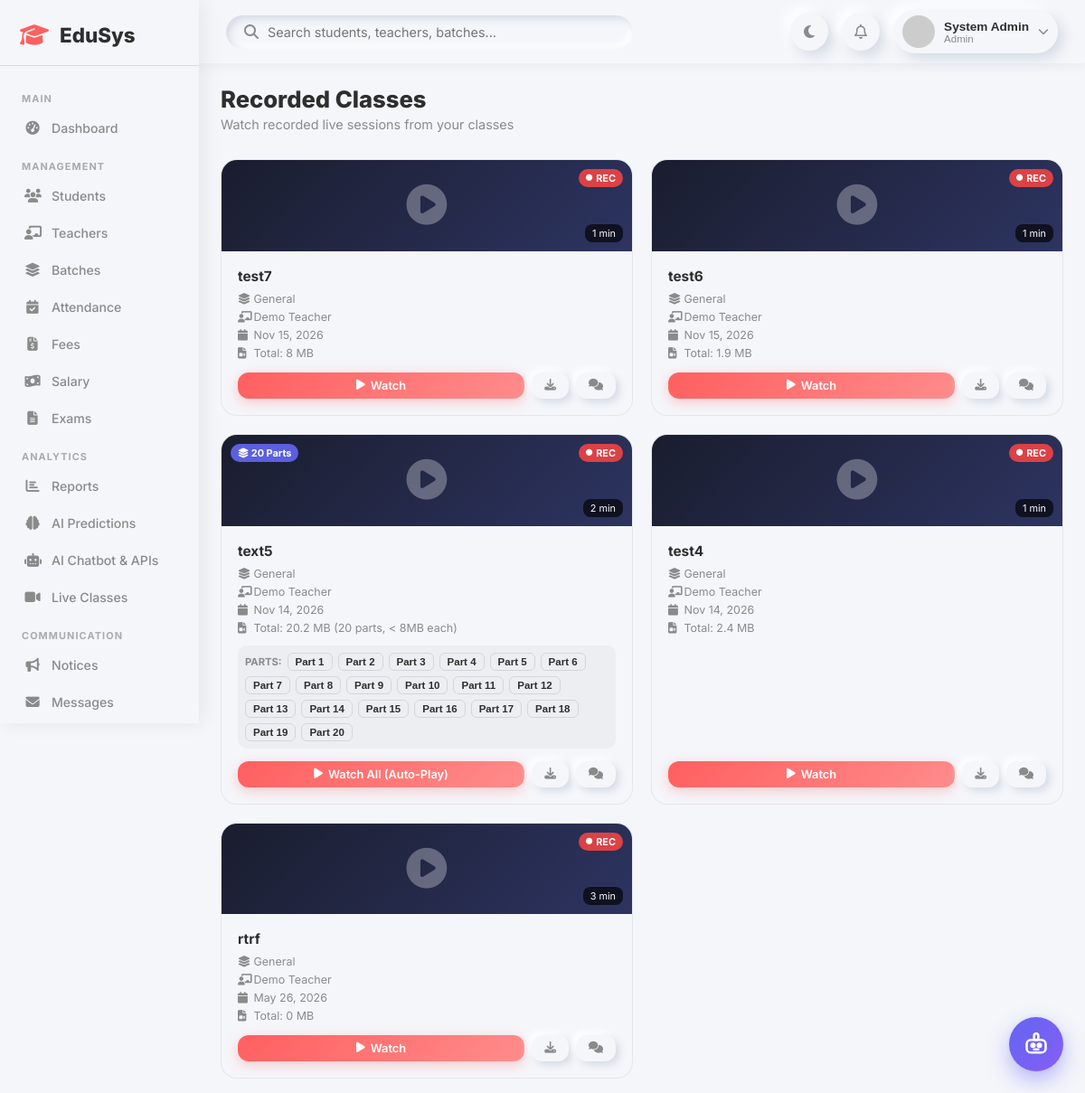
Screenshot of /recorded_classes.php (signed in) with the database file from the repository.
### tables this page shows
CREATE TABLE `recordings` (
  `id` int(11) NOT NULL,
  `class_id` int(11) NOT NULL,
  `file_path` varchar(500) NOT NULL,
  `file_size` bigint(20) DEFAULT 0,
  `created_at` timestamp NOT NULL DEFAULT current_timestamp()
);

CREATE TABLE `live_classes` (
  `id` int(11) NOT NULL,
  `title` varchar(200) DEFAULT NULL,
  `batch_id` int(11) DEFAULT NULL,
  `teacher_id` int(11) DEFAULT NULL,
  `room_id` varchar(100) DEFAULT NULL,
  `scheduled_at` datetime DEFAULT NULL,
  `duration_minutes` int(11) DEFAULT 60,
  `status` enum('scheduled','live','ended') DEFAULT 'scheduled',
  `recording_url` varchar(255) DEFAULT NULL,
  `created_at` timestamp NOT NULL DEFAULT current_timestamp(),
  `end_time` datetime DEFAULT NULL,
  `start_time` datetime DEFAULT NULL
);

CREATE TABLE `users` (
  `id` int(11) NOT NULL,
  `name` varchar(150) NOT NULL,
  `email` varchar(150) NOT NULL,
  `password` varchar(255) NOT NULL,
  `role` enum('admin','teacher','student') NOT NULL DEFAULT 'student',
  `avatar` varchar(255) DEFAULT NULL,
  `status` enum('active','inactive','pending') DEFAULT 'active',
  `created_at` timestamp NOT NULL DEFAULT current_timestamp(),
  `updated_at` timestamp NOT NULL DEFAULT current_timestamp() ON UPDATE current_timestamp()
);

### recorded_classes.php (the view, shortened to what this page needs)
<?php
require_once __DIR__ . '/includes/header.php';
$uid  = $_SESSION['user_id'];
$role = $_SESSION['role'];
$filter_class = (int)($_GET['class_id'] ?? 0);
if ($role === 'teacher') {
    $tid = $conn->query("SELECT id FROM teachers WHERE user_id=$uid")->fetch_assoc()['id'] ?? 0;
    $sql = "
        SELECT r.*, lc.title as class_title, lc.status as class_status,
               lc.start_time, lc.end_time, b.name as batch_name,
               u.name as teacher_name
        FROM recordings r
        JOIN live_classes lc ON r.class_id=lc.id
        LEFT JOIN batches b ON lc.batch_id=b.id
        LEFT JOIN teachers t ON lc.teacher_id=t.id
        LEFT JOIN users u ON t.user_id=u.id
        WHERE lc.teacher_id=$tid
        " . ($filter_class ? " AND r.class_id=$filter_class" : "") . "
        ORDER BY lc.id DESC, r.id ASC
    ";
} else {
    $sql = "
        SELECT r.*, lc.title as class_title, lc.status as class_status,
               lc.start_time, lc.end_time, b.name as batch_name,
               u.name as teacher_name
        FROM recordings r
        JOIN live_classes lc ON r.class_id=lc.id
        LEFT JOIN batches b ON lc.batch_id=b.id
        LEFT JOIN teachers t ON lc.teacher_id=t.id
        LEFT JOIN users u ON t.user_id=u.id
        " . ($filter_class ? "WHERE r.class_id=$filter_class" : "") . "
        ORDER BY lc.id DESC, r.id ASC
    ";
}
$recordings = $conn->query($sql);
$classes = [];
if ($recordings && $recordings->num_rows > 0) {
    while ($row = $recordings->fetch_assoc()) {
        $cid = (int)$row['class_id'];
        if (!isset($classes[$cid])) {
            $classes[$cid] = [
                'class_id'     => $cid,
                'class_title'  => $row['class_title'] ?? 'Live Class',
                'class_status' => $row['class_status'] ?? 'ended',
                'start_time'   => $row['start_time'],
                'end_time'     => $row['end_time'],
                'batch_name'   => $row['batch_name'] ?? 'General',
                'teacher_name' => $row['teacher_name'] ?? 'Teacher',
                'created_at'   => $row['created_at'],
                'total_size'   => 0,
                'parts'        => []
            ];
        }
        $fsize = (int)($row['file_size'] ?? 0);
        $classes[$cid]['total_size'] += $fsize;
        $classes[$cid]['parts'][] = [
            'id'        => (int)$row['id'],
            'file_path' => $row['file_path'],
            'url'       => BASE_URL . $row['file_path'],
            'size'      => $fsize,
            'size_mb'   => $fsize > 0 ? (round($fsize / 1024 / 1024, 1) . ' MB') : '0 MB',
            'created_at'=> $row['created_at']
        ];
    }
}
?>
<div class="page-header">
    <div><h1>Recorded Classes</h1><p>Watch recorded live sessions from your classes</p></div>
</div>
<?php if (empty($classes)): ?>
<div class="table-card" style="text-align:center;padding:50px;">
    <i class="fa-solid fa-circle-play" style="font-size:3rem;color:var(--text-secondary);margin-bottom:16px;"></i>
    <h3 style="color:var(--text-secondary);">No recordings available yet</h3>
    <p style="color:var(--text-secondary);font-size:0.88rem;margin-top:8px;">Recordings will appear here after live classes are recorded and saved.</p>
</div>
<?php else: ?>
<div style="display:grid;grid-template-columns:repeat(auto-fill,minmax(320px,1fr));gap:20px;">
    <?php foreach ($classes as $class_item):
        $parts_count = count($class_item['parts']);
        $total_size_mb = $class_item['total_size'] > 0 ? (round($class_item['total_size'] / 1024 / 1024, 1) . ' MB') : '';
        $duration_min = '';
        if ($class_item['start_time'] && $class_item['end_time']) {
            $diff = (strtotime($class_item['end_time']) - strtotime($class_item['start_time']));
            $duration_min = round($diff / 60) . ' min';
        }
        $parts_json = htmlspecialchars(json_encode($class_item['parts']), ENT_QUOTES, 'UTF-8');
        $first_part_url = $class_item['parts'][0]['url'] ?? '#';
    ?>
    <div style="background:var(--background);border-radius:18px;box-shadow:var(--neu-md);overflow:hidden;display:flex;flex-direction:column;border:1px solid rgba(100,100,100,0.1);">
        <div style="background:linear-gradient(135deg,#1a1d2e,#2d3461);padding:28px 20px;display:flex;align-items:center;justify-content:center;position:relative;">
            <i class="fa-solid fa-circle-play" style="font-size:2.8rem;color:rgba(255,255,255,.3);"></i>
            <span style="position:absolute;top:10px;right:10px;background:rgba(239,68,68,.9);color:#fff;border-radius:10px;padding:3px 8px;font-size:0.68rem;font-weight:700;display:flex;align-items:center;gap:4px;">
                <i class="fa-solid fa-circle" style="font-size:0.45rem;"></i> REC
            </span>
            <?php if ($parts_count > 1): ?>
            <span style="position:absolute;top:10px;left:10px;background:rgba(99,102,241,0.9);color:#fff;border-radius:10px;padding:3px 8px;font-size:0.68rem;font-weight:700;">
                <i class="fa-solid fa-layer-group"></i> <?= $parts_count ?> Parts
            </span>
            <?php endif; ?>
            <?php if ($duration_min): ?>
            <span style="position:absolute;bottom:10px;right:10px;background:rgba(0,0,0,.65);color:#fff;border-radius:8px;padding:3px 8px;font-size:0.68rem;">
                <?= $duration_min ?>
            </span>
            <?php endif; ?>
        </div>
        <div style="padding:18px;flex:1;display:flex;flex-direction:column;">
            <h4 style="margin:0 0 8px;font-size:0.96rem;"><?= htmlspecialchars($class_item['class_title']) ?></h4>
            <div style="font-size:0.78rem;color:var(--text-secondary);display:flex;flex-direction:column;gap:5px;flex:1;">
                <span><i class="fa-solid fa-layer-group" style="width:14px;"></i> <?= htmlspecialchars($class_item['batch_name']) ?></span>
                <span><i class="fa-solid fa-chalkboard-user" style="width:14px;"></i> <?= htmlspecialchars($class_item['teacher_name']) ?></span>
                <span><i class="fa-solid fa-calendar" style="width:14px;"></i> <?= date('M d, Y', strtotime($class_item['created_at'])) ?></span>
                <?php if ($total_size_mb): ?>
                <span><i class="fa-solid fa-file-video" style="width:14px;"></i> Total: <?= $total_size_mb ?><?php if ($parts_count > 1): ?> (<?= $parts_count ?> parts, &lt; 8MB each)<?php endif; ?></span>
                <?php endif; ?>
            </div>
            <?php if ($parts_count > 1): ?>
            <div style="margin-top:12px;padding:8px;background:rgba(100,100,100,0.06);border-radius:10px;display:flex;flex-wrap:wrap;gap:6px;align-items:center;">
                <span style="font-size:0.7rem;font-weight:700;color:var(--text-secondary);text-transform:uppercase;">Parts:</span>
                <?php foreach ($class_item['parts'] as $pidx => $part): ?>
                <button onclick="playRecording(<?= htmlspecialchars(json_encode($class_item['class_title'])) ?>, '<?= $parts_json ?>', <?= $pidx ?>)"
                        style="padding:3px 8px;border-radius:6px;background:var(--surface);border:1px solid rgba(100,100,100,0.18);font-size:0.72rem;font-weight:600;cursor:pointer;color:var(--text);"
                        title="Play Part <?= $pidx + 1 ?> (<?= $part['size_mb'] ?>)">
                    Part <?= $pidx + 1 ?>
                </button>
                <?php endforeach; ?>
            </div>
            <?php endif; ?>
            <div style="margin-top:14px;display:flex;gap:8px;flex-wrap:wrap;">
                <button onclick="playRecording(<?= htmlspecialchars(json_encode($class_item['class_title'])) ?>, '<?= $parts_json ?>', 0)"
                        class="btn btn-primary btn-sm"
                        style="flex:1;text-align:center;display:flex;align-items:center;justify-content:center;gap:6px;">
                    <i class="fa-solid fa-play"></i> <?= $parts_count > 1 ? 'Watch All (Auto-Play)' : 'Watch' ?>
                </button>
                <a href="<?= $first_part_url ?>"
                   download
                   class="btn btn-outline btn-sm"
                   title="Download <?= $parts_count > 1 ? 'Part 1' : 'Recording' ?>">
                    <i class="fa-solid fa-download"></i>
                </a>
                <a href="<?= BASE_URL ?>live_class_room.php?class_id=<?= $class_item['class_id'] ?>&review=1"
                   class="btn btn-outline btn-sm"
                   title="View Classroom History">
                    <i class="fa-solid fa-comments"></i>
                </a>
            </div>
        </div>
    </div>
    <?php endforeach; ?>
</div>
<?php endif; ?>
<?php require_once __DIR__ . '/includes/footer.php'; ?>

### css/dashboard.css (style rules this page uses)
:root { --primary: #FF5F5F; --secondary: #6C63FF; --background: #F5F6FA; --text-primary: #2E2E2E; --text-secondary: #8A8A8A; --shadow-light: #ffffff; --shadow-dark: #d5dbe5; --neu: 6px 6px 14px var(--shadow-dark), -6px -6px 14px var(--shadow-light); --neu-sm: 4px 4px 8px var(--shadow-dark), -4px -4px 8px var(--shadow-light); --neu-in: inset 4px 4px 8px var(--shadow-dark), inset -4px -4px 8px var(--shadow-light); --success: #4CAF50; --danger: #FF5252; --warning: #FF9800; --info: #2196F3; --sidebar-width: 260px; }
* { margin: 0; padding: 0; box-sizing: border-box; }
body { font-family: 'Inter', sans-serif; background: var(--background); color: var(--text-primary); transition: background 0.3s, color 0.3s; }
.page-header { display: flex; justify-content: space-between; align-items: flex-start; margin-bottom: 30px; flex-wrap: wrap; gap: 15px; }
.page-header h1 { font-size: 1.6rem; font-weight: 800; }
.page-header p { color: var(--text-secondary); font-size: 0.9rem; margin-top: 4px; }
.btn { display: inline-flex; align-items: center; gap: 8px; padding: 10px 20px; border-radius: 12px; border: none; font-family: 'Inter', sans-serif; font-size: 0.88rem; font-weight: 600; cursor: pointer; transition: all 0.2s ease; text-decoration: none; }
.btn-primary { background: linear-gradient(135deg, var(--primary), #ff8c8c); color: white; box-shadow: 0 4px 14px rgba(255,95,95,0.3); }
.btn-outline { background: var(--background); box-shadow: var(--neu-sm); color: var(--text-secondary); }
.btn-sm { padding: 7px 14px; font-size: 0.8rem; }

### css/responsive.css (style rules this page uses)
@media (max-width: 1200px) { :root { --sidebar-width: 220px; } }

### includes/chatbot_widget.php (style rules this page uses)
:root { --edubot-primary: #6366f1; --edubot-primary-hover: #4f46e5; --edubot-secondary: #8b5cf6; --edubot-accent: #06b6d4; --edubot-bg: #ffffff; --edubot-surface: #f8fafc; --edubot-border: #e2e8f0; --edubot-text: #1e293b; --edubot-text-muted: #64748b; --edubot-bot-bubble: #f1f5f9; --edubot-bot-text: #1e293b; --edubot-user-bubble: linear-gradient(135deg, #6366f1, #8b5cf6); --edubot-shadow: 0 20px 45px -10px rgba(99, 102, 241, 0.25), 0 10px 20px -5px rgba(0, 0, 0, 0.08); }

### rows the page displays
recordings: class.start_time "1 min", class.title "test7", batch_name "General", users.name "Demo Teacher", created_at "Nov 15, 2026", file_size "8 MB", shows "Watch"
recordings: class.start_time "1 min", class.title "test6", batch_name "General", users.name "Demo Teacher", created_at "Nov 15, 2026", file_size "1.9 MB", shows "Watch"
recordings: parts_count "20", class.start_time "2 min", class.title "text5", batch_name "General", users.name "Demo Teacher", created_at "Nov 14, 2026", total_size_mb "20.2 MB", shows "Watch All (Auto-Play)"
recordings: class.start_time "1 min", class.title "test4", batch_name "General", users.name "Demo Teacher", created_at "Nov 14, 2026", file_size "2.4 MB", shows "Watch"
recordings: class.start_time "3 min", class.title "rtrf", batch_name "General", users.name "Demo Teacher", created_at "May 26, 2026", file_size "0 MB", shows "Watch"

### other values shown
$name "System Admin"
$role "Admin"
